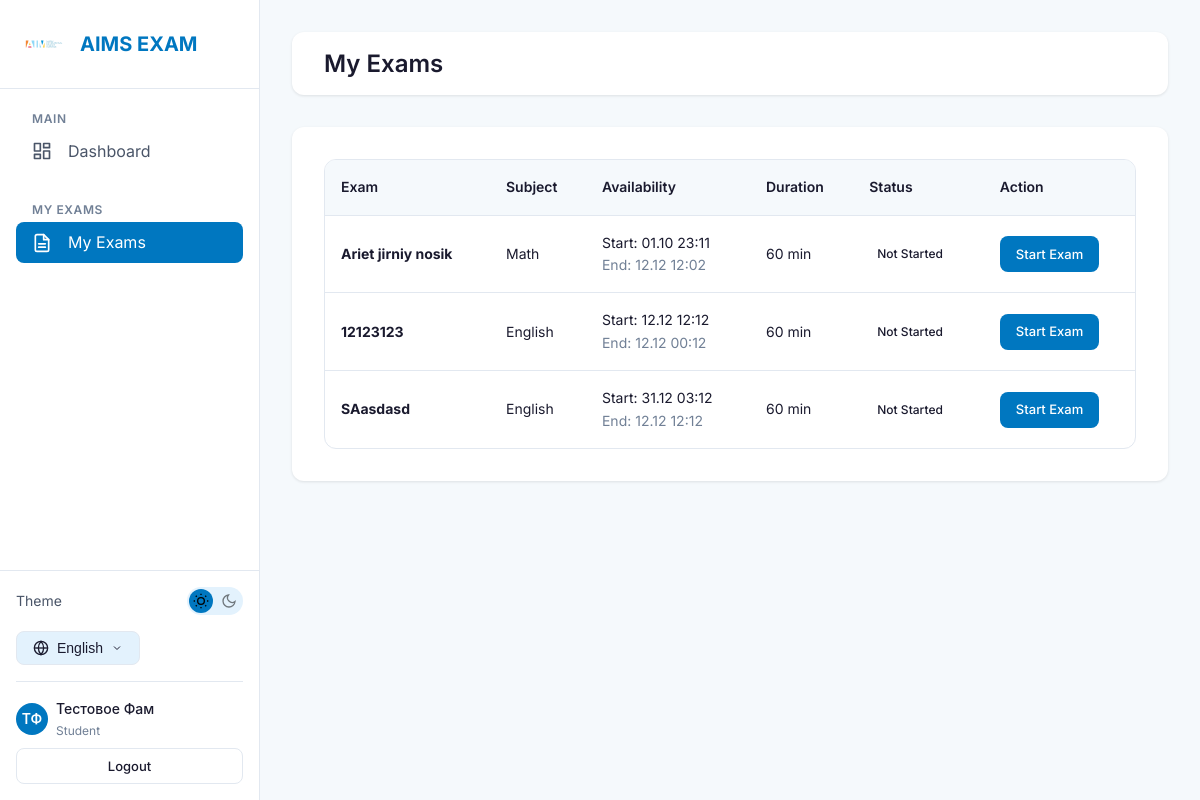
The app's page /exams/my-exams/ (signed in) with its own data.
### accounts/models.py (models this page shows, shortened)
class User(AbstractUser):
    ROLE_CHOICES = [
        ('super_admin', _('Super Admin')),
        ('teacher', _('Teacher')),
        ('student', _('Student')),
    ]
    LANGUAGE_CHOICES = [
        ('en', 'English'),
        ('ru', 'Русский'),
        ('ky', 'Кыргызча'),
    ]
    username = models.CharField(max_length=150, blank=True, null=True)
    email = models.EmailField(_('email address'), unique=True)
    role = models.CharField(
        max_length=20,
        choices=ROLE_CHOICES,
        default='student',
        verbose_name=_('Role')
    )
    phone = models.CharField(max_length=20, blank=True, verbose_name=_('Phone'))
    mother_phone = models.CharField(max_length=20, blank=True, verbose_name=_("Mother's Phone"))
    father_phone = models.CharField(max_length=20, blank=True, verbose_name=_("Father's Phone"))
    primary_school = models.ForeignKey(
        'schools.School',
        on_delete=models.SET_NULL,
        null=True,
        blank=True,
        related_name='users',
        verbose_name=_('Primary School')
    )
    preferred_language = models.CharField(
        max_length=5,
        choices=LANGUAGE_CHOICES,
        default='en',
        verbose_name=_('Preferred Language')
    )
    created_at = models.DateTimeField(auto_now_add=True)
    updated_at = models.DateTimeField(auto_now=True)
    objects = UserManager()
    USERNAME_FIELD = 'email'
    REQUIRED_FIELDS = ['first_name', 'last_name']
    class Meta:
        verbose_name = _('User')
        verbose_name_plural = _('Users')
        ordering = ['-created_at']
    def get_full_name(self):
        return f"{self.first_name} {self.last_name}".strip()

### exams/models.py (models this page shows, shortened)
class OnlineExam(models.Model):
    title = models.CharField(max_length=200, verbose_name=_('Title'))
    description = models.TextField(blank=True, verbose_name=_('Description'))
    subject = models.ForeignKey(
        'schools.Subject',
        on_delete=models.CASCADE,
        related_name='online_exams',
        verbose_name=_('Subject')
    )
    school = models.ForeignKey(
        'schools.School',
        on_delete=models.CASCADE,
        related_name='online_exams',
        verbose_name=_('School')
    )
    created_by = models.ForeignKey(
        settings.AUTH_USER_MODEL,
        on_delete=models.CASCADE,
        related_name='created_exams',
        verbose_name=_('Created By')
    )
    duration_minutes = models.PositiveIntegerField(
        default=60,
        verbose_name=_('Duration (minutes)')
    )
    passing_score = models.PositiveIntegerField(
        default=60,
        verbose_name=_('Passing Score (%)')
    )
    start_time = models.DateTimeField(verbose_name=_('Start Time'))
    end_time = models.DateTimeField(verbose_name=_('End Time'))
    shuffle_questions = models.BooleanField(
        default=False,
        verbose_name=_('Shuffle Questions')
    )
    shuffle_options = models.BooleanField(
        default=False,
        verbose_name=_('Shuffle Options')
    )
    show_results_immediately = models.BooleanField(
        default=False,
        verbose_name=_('Show Results Immediately')
    )
    max_tab_switches = models.PositiveIntegerField(
        default=3,
        verbose_name=_('Max Tab Switches Before Lock')
    )
    is_active = models.BooleanField(default=True, verbose_name=_('Active'))
    created_at = models.DateTimeField(auto_now_add=True)
    updated_at = models.DateTimeField(auto_now=True)
    class Meta:
        verbose_name = _('Online Exam')
        verbose_name_plural = _('Online Exams')
        ordering = ['-created_at']

### schools/models.py (models this page shows, shortened)
class Subject(models.Model):
    name = models.CharField(max_length=100, verbose_name=_('Subject Name'))
    code = models.CharField(max_length=20, blank=True, verbose_name=_('Subject Code'))
    school = models.ForeignKey(
        School,
        on_delete=models.SET_NULL,
        null=True,
        blank=True,
        related_name='subjects',
        verbose_name=_('School')
    )
    is_active = models.BooleanField(default=True, verbose_name=_('Active'))
    created_at = models.DateTimeField(auto_now_add=True)
    updated_at = models.DateTimeField(auto_now=True)
    class Meta:
        verbose_name = _('Subject')
        verbose_name_plural = _('Subjects')
        ordering = ['name']

### exams/views.py (the view)
# urls.py: path('my-exams/', views.student_exams_view, name='student_exams'),
@login_required
def student_exams_view(request):
    now = timezone.now()
    exams = OnlineExam.objects.filter(
        is_active=True,
        start_time__lte=now,
        end_time__gte=now
    )
    if request.user.primary_school:
        exams = exams.filter(school=request.user.primary_school)
    attempts = {
        a.exam_id: a
        for a in ExamAttempt.objects.filter(student=request.user)
    }
    exams_data = []
    for exam in exams:
        attempt = attempts.get(exam.pk)
        exams_data.append({
            'exam': exam,
            'attempt': attempt,
            'can_start': attempt is None or (attempt.is_locked and False),  # Only one attempt
            'is_completed': attempt and attempt.status == 'completed',
            'is_locked': attempt and attempt.is_locked,
        })
    return render(request, 'exams/student_exams.html', {
        'exams_data': exams_data,
    })

### schools/templatetags/i18n_extras.py (called while the page is built)
@register.simple_tag(takes_context=True)
def switch_lang(context, lang_code):
    path = context['request'].path
    try:
        url = translate_url(path, lang_code)
        if url == path and lang_code not in path:
             match = resolve(path)
             with translation.override(lang_code):
                 url = reverse(match.view_name, args=match.args, kwargs=match.kwargs)
        query = context['request'].GET.urlencode()
        if query:
            url = f"{url}?{query}"
        return url
    except Exception:
        return path # Fallback to current path

### exams/templates/exams/student_exams.html (shortened to what this page needs)
{% extends 'base.html' %}
{% load i18n %}
{% block content %}
<div class="topbar">
    <h1 class="topbar-title">{% trans "My Exams" %}</h1>
</div>
<div class="card">
    <div class="table-container">
        <table class="table">
            <thead>
                <tr>
                    <th>{% trans "Exam" %}</th>
                    <th>{% trans "Subject" %}</th>
                    <th>{% trans "Availability" %}</th>
                    <th>{% trans "Duration" %}</th>
                    <th>{% trans "Status" %}</th>
                    <th>{% trans "Action" %}</th>
                </tr>
            </thead>
            <tbody>
                {% for item in exams_data %}
                <tr>
                    <td>
                        <strong>{{ item.exam.title }}</strong>
                    </td>
                    <td>{{ item.exam.subject.name }}</td>
                    <td>
                        <div>{% trans "Start" %}: {{ item.exam.start_time|date:"d.m H:i" }}</div>
                        <div class="text-muted">{% trans "End" %}: {{ item.exam.end_time|date:"d.m H:i" }}</div>
                    </td>
                    <td>{{ item.exam.duration_minutes }} {% trans "min" %}</td>
                    <td>
                        {% if item.is_completed %}
                        <span class="badge badge-success">{% trans "Completed" %}</span>
                        {% if item.attempt.score is not None %}
                        <div style="margin-top: 4px; font-weight: bold;">
                            {{ item.attempt.percentage }}%
                        </div>
                        {% endif %}
                        {% elif item.is_locked %}
                        <span class="badge badge-danger">{% trans "Locked" %}</span>
                        {% elif item.attempt %}
                        <span class="badge badge-warning">{% trans "In Progress" %}</span>
                        {% else %}
                        <span class="badge badge-secondary">{% trans "Not Started" %}</span>
                        {% endif %}
                    </td>
                    <td>
                        {% if item.is_completed %}
                        <a href="{% url 'exams:exam_result' item.attempt.pk %}" class="btn btn-sm btn-outline">
                            {% trans "View Result" %}
                        </a>
                        {% elif item.can_start %}
                        <a href="{% url 'exams:start_exam' item.exam.pk %}" class="btn btn-sm btn-primary">
                            {% if item.attempt %}{% trans "Continue" %}{% else %}{% trans "Start Exam" %}{% endif %}
                        </a>
                        {% elif item.is_locked %}
                        <button disabled class="btn btn-sm btn-outline btn-danger">{% trans "Contact Admin" %}</button>
                        {% else %}
                        <button disabled class="btn btn-sm btn-outline">{% trans "Unavailable" %}</button>
                        {% endif %}
                    </td>
                </tr>
                {% empty %}
                <tr>
                    <td colspan="6" class="text-center" style="padding: var(--spacing-xl);">
                        {% trans "No exams available at this time." %}
                    </td>
                </tr>
                {% endfor %}
            </tbody>
        </table>
    </div>
</div>
{% endblock %}

### templates/partials/sidebar.html (shortened to what this page needs)
{% load static i18n i18n_extras %}
<aside class="sidebar">
    <div class="sidebar-header">
        <img src="{% static 'images/logo.png' %}" alt="AIMS" class="sidebar-logo" onerror="this.style.display='none'">
        <span class="sidebar-brand">AIMS EXAM</span>
    </div>
    <nav class="sidebar-nav">
        <div class="nav-section">
            <span class="nav-section-title">{% trans "Main" %}</span>
            <a href="{% url 'accounts:dashboard' %}"
                class="nav-item {% if request.resolver_match.url_name == 'dashboard' %}active{% endif %}">
                <span>{% trans "Dashboard" %}</span>
            </a>
        </div>
        {% if user.is_authenticated and user.role == 'student' %}
        <div class="nav-section">
            <span class="nav-section-title">{% trans "My Exams" %}</span>
            <a href="{% url 'exams:student_exams' %}"
                class="nav-item {% if 'exams' in request.path and 'my-exams' in request.path %}active{% endif %}">
                <span>{% trans "My Exams" %}</span>
            </a>
        </div>
        {% endif %}
    </nav>
    <div class="sidebar-footer" style="padding: var(--spacing-md); border-top: 1px solid var(--border-color);">
        <div
            style="display: flex; align-items: center; justify-content: space-between; margin-bottom: var(--spacing-md);">
            <span style="font-size: 0.875rem; color: var(--text-secondary);">{% trans "Theme" %}</span>
            <button class="theme-toggle" aria-label="Toggle theme">
                <svg class="theme-toggle-icon moon-icon" xmlns="http://www.w3.org/2000/svg" viewBox="0 0 24 24"
                    fill="none" stroke="currentColor" stroke-width="2">
                    <path d="M21 12.79A9 9 0 1 1 11.21 3 7 7 0 0 0 21 12.79z"></path>
                </svg>
            </button>
        </div>
        <div class="lang-selector">
            <button class="lang-btn">
                <span>
                    {% if LANGUAGE_CODE == 'en' %}English
                    {% elif LANGUAGE_CODE == 'ru' %}Русский
                    {% elif LANGUAGE_CODE == 'ky' %}Кыргызча
                    {% else %}Language{% endif %}
                </span>
                <svg xmlns="http://www.w3.org/2000/svg" width="12" height="12" viewBox="0 0 24 24" fill="none"
                    stroke="currentColor" stroke-width="2">
                    <polyline points="6 9 12 15 18 9"></polyline>
                </svg>
            </button>
        </div>
        {% if user.is_authenticated %}
        <div
            style="margin-top: var(--spacing-md); padding-top: var(--spacing-md); border-top: 1px solid var(--border-color);">
            <a href="{% url 'accounts:profile' %}"
                style="display: flex; align-items: center; gap: var(--spacing-sm); color: var(--text-secondary); font-size: 0.875rem;">
                <div
                    style="width: 32px; height: 32px; border-radius: 50%; background: var(--primary-blue); color: white; display: flex; align-items: center; justify-content: center; font-weight: 600;">
                    {{ user.first_name|slice:":1"|upper }}{{ user.last_name|slice:":1"|upper }}
                </div>
                <div style="flex: 1; overflow: hidden;">
                    <div
                        style="font-weight: 500; color: var(--text-primary); white-space: nowrap; overflow: hidden; text-overflow: ellipsis;">
                        {{ user.get_full_name|default:user.email }}
                    </div>
                    <div style="font-size: 0.75rem; color: var(--text-muted);">
                        {% if user.role == 'super_admin' %}{% trans "Super Admin" %}
                        {% elif user.role == 'teacher' %}{% trans "Teacher" %}
                        {% else %}{% trans "Student" %}{% endif %}
                    </div>
                </div>
            </a>
            <a href="{% url 'accounts:logout' %}" class="btn btn-outline btn-sm btn-block"
                style="margin-top: var(--spacing-sm);">
                {% trans "Logout" %}
            </a>
        </div>
        {% endif %}
    </div>
</aside>

### records on screen
User: first_name "Т", last_name "Ф", get_full_name "Тестовое Фам"
OnlineExam: exam "Ariet jirniy nosik", exam.subject.name "Math", exam.start_time "01.10 23:11", exam.end_time "12.12 12:02", exam.duration_minutes "60"
OnlineExam: exam "12123123", exam.subject.name "English", exam.start_time "12.12 12:12", exam.end_time "12.12 00:12", exam.duration_minutes "60"
OnlineExam: exam "SAasdasd", exam.subject.name "English", exam.start_time "31.12 03:12", exam.end_time "12.12 12:12", exam.duration_minutes "60"
